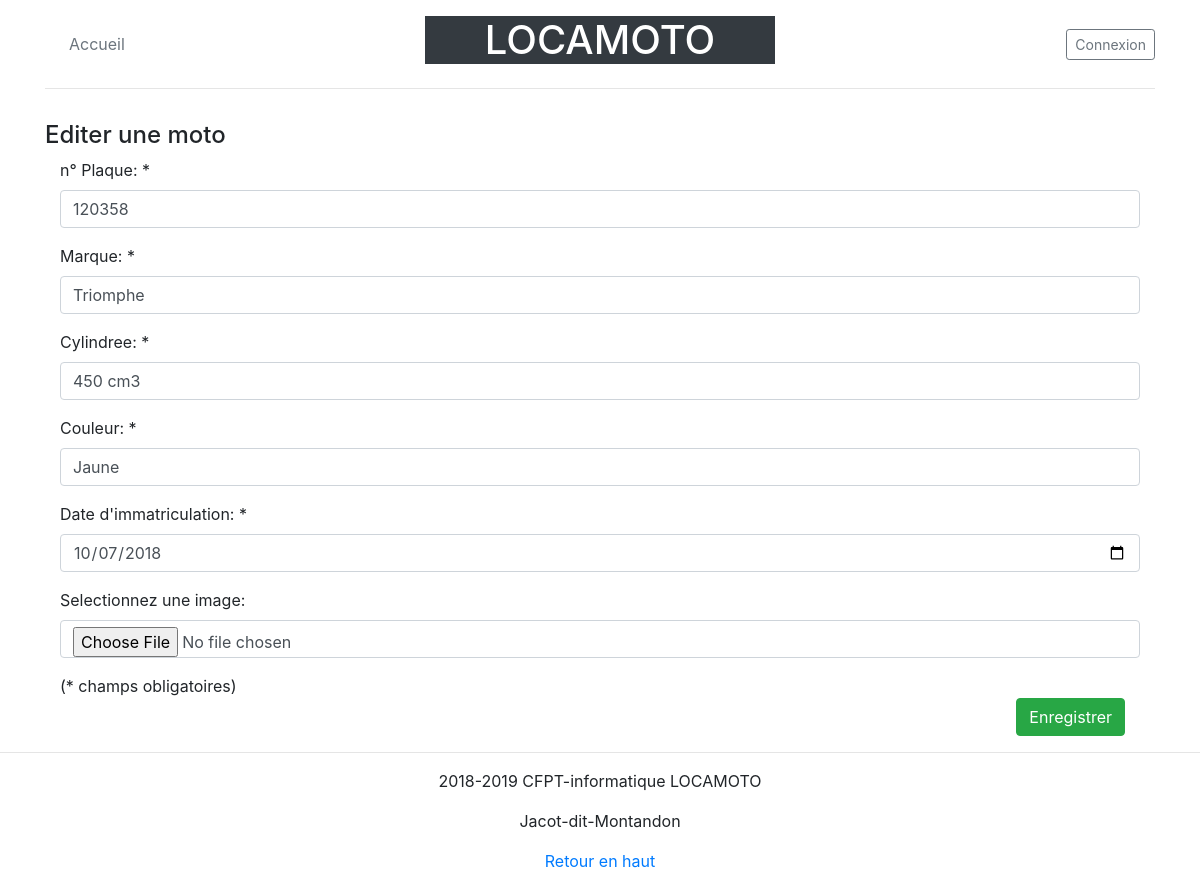
Page /www/savemoto.php?noPlaque=120358 on the committed database.
### tables this page shows
CREATE TABLE `motos` (
  `noPlaque` int(11) NOT NULL,
  `Marque` varchar(45) DEFAULT NULL,
  `Cylindree` varchar(45) DEFAULT NULL,
  `Couleur` varchar(45) DEFAULT NULL,
  `DateImmatriculation` date DEFAULT NULL,
  `idImage` int(11) DEFAULT NULL,
  PRIMARY KEY (`noPlaque`),
  KEY `¨FK_idImage_idx` (`idImage`),
  CONSTRAINT `¨FK_idImage` FOREIGN KEY (`idImage`) REFERENCES `images` (`idImage`)
);

### www/savemoto.php (called while the page is built, shortened)
<?php
require_once('model/motos.php');
if(isset($_GET["noPlaque"])){
    $noPlaque = $_GET["noPlaque"];
    $moto = getMotoByPlaque($noPlaque);
    $marque = $moto["Marque"];
    $cylinder = $moto["Cylindree"];
    $color = $moto["Couleur"];
    $registrationDate = $moto["DateImmatriculation"];
}
include 'view/motoform.php';

### www/model/motos.php (called while the page is built, shortened)
<?php
function getMotoByPlaque($noPlaque)
{
    $db = connectDb();
    $sql = "SELECT `Marque`, `Cylindree`, `Couleur`, `DateImmatriculation`, `idImage` FROM `Motos` WHERE `noPlaque`=:noPlaque";
	$request = $db->prepare($sql);
	try {
        $request->bindParam(":noPlaque", $noPlaque, PDO::PARAM_STR);
		$request->execute();
		return $request->fetch();
	}
	catch (PDOException $e) {
        echo 'Problème de lecture de la base de données: '.$e->getMessage();
		return false;
	}
}

### www/view/motoform.php (the view, shortened to what this page needs)
<!doctype html>
<html>
<head>
    <link href="css/bootstrap/bootstrap.min.css" rel="stylesheet" type="text/css" />
    <link href="css/style.css" rel="stylesheet" type="text/css" />
</head>
<body>
    <div class="container">
        <header class="blog-header py-3">
            <div class="row flex-nowrap justify-content-between align-items-center">
                <div class="col-4 ">
                <?php include "navigation.php";?>
                </div>
                <div class="col-4 text-center">
                    <h1 class="btn-dark">LOCAMOTO</h1>
                </div>
                <div class="col-4 d-flex justify-content-end align-items-center">
                    <?php if (isset($_SESSION["login"])) { ?>
                        <a href="logout.php"><button type="button" class="btn btn-sm btn-outline-secondary">Déconnexion</button></a>
                    <?php } else { ?>
                        <button type="button" class="btn btn-sm btn-outline-secondary" data-toggle="modal" data-target="#loginModal">Connexion</button>
                    <?php } ?>
                </div>
            </div>
            <hr>
        </header>
        <div class="row">
            <div class="col-sm-10">
                <h4>Editer une moto</h4>
            </div>
        </div>
        <form action="savemoto.php" method="POST" class="form-horizontal" enctype="multipart/form-data">
            <div class="form-group">
                <label class="control-label col-sm-3" for="plaque">n° Plaque: *</label>
                <div class="col-sm-12">
                    <input class="form-control" type="number" name="plaque" id="plaque" required value="<?php if(isset($noPlaque)){echo $noPlaque;} ?>" />
                </div>
            </div>
            <div class="form-group">
                <label class="control-label col-sm-3" for="marque">Marque: *</label>
                <div class="col-sm-12">
                    <input class="form-control" type="text" name="marque" id="marque" required value="<?php if(isset($marque)){echo $marque;} ?>" />
                </div>
            </div>
            <div class="form-group">
                <label class="control-label col-sm-3" for="cylinder">Cylindree: *</label>
                <div class="col-sm-12">
                    <input class="form-control" type="text" name="cylinder" id="cylinder" required value="<?php if(isset($cylinder)){ echo $cylinder;} ?>" />
                </div>
            </div>
            <div class="form-group">
                <label class="control-label col-sm-3" for="color">Couleur: *</label>
                <div class="col-sm-12">
                    <input class="form-control" type="text" name="color" id="color" required value="<?php if(isset($color)){echo $color;} ?>" />
                </div>
            </div>
            <div class="form-group">
                <label class="control-label col-sm-3" for="registrationDate">Date d'immatriculation: *</label>
                <div class="col-sm-12">
                    <input class="form-control" type="date" name="registrationDate" id="registrationDate" required value="<?php if(isset($registrationDate)){echo $registrationDate;} ?>" />
                </div>
            </div>
            <div class="form-group">
                <label class="control-label col-sm-3" for="image">Selectionnez une image: </label>
                    <div class="col-sm-12">
                        <input class="form-control" type="file" name="image" id="image" required/>
                    </div>
            </div>
            <div class="form-group">
                <div class="col-sm-3">
                (* champs obligatoires)<br>
                </div>
                <div class="col-sm-12 row justify-content-end">
                    <input class="btn btn-success" type="submit" name="submit" value="Enregistrer" />
                </div>
            </div>
        </form>
    </div>
    <footer class="blog-footer text-center">
        <hr>
        <p>2018-2019 CFPT-informatique LOCAMOTO</p>
        <p>Jacot-dit-Montandon</p>
        <p>
            <a href="#">Retour en haut</a>
        </p>
    </footer>
</body>
</html>

### rows in the picture
motos: marque "Triomphe", cylinder "450 cm3", color "Jaune", registrationDate "10/07/2018"
